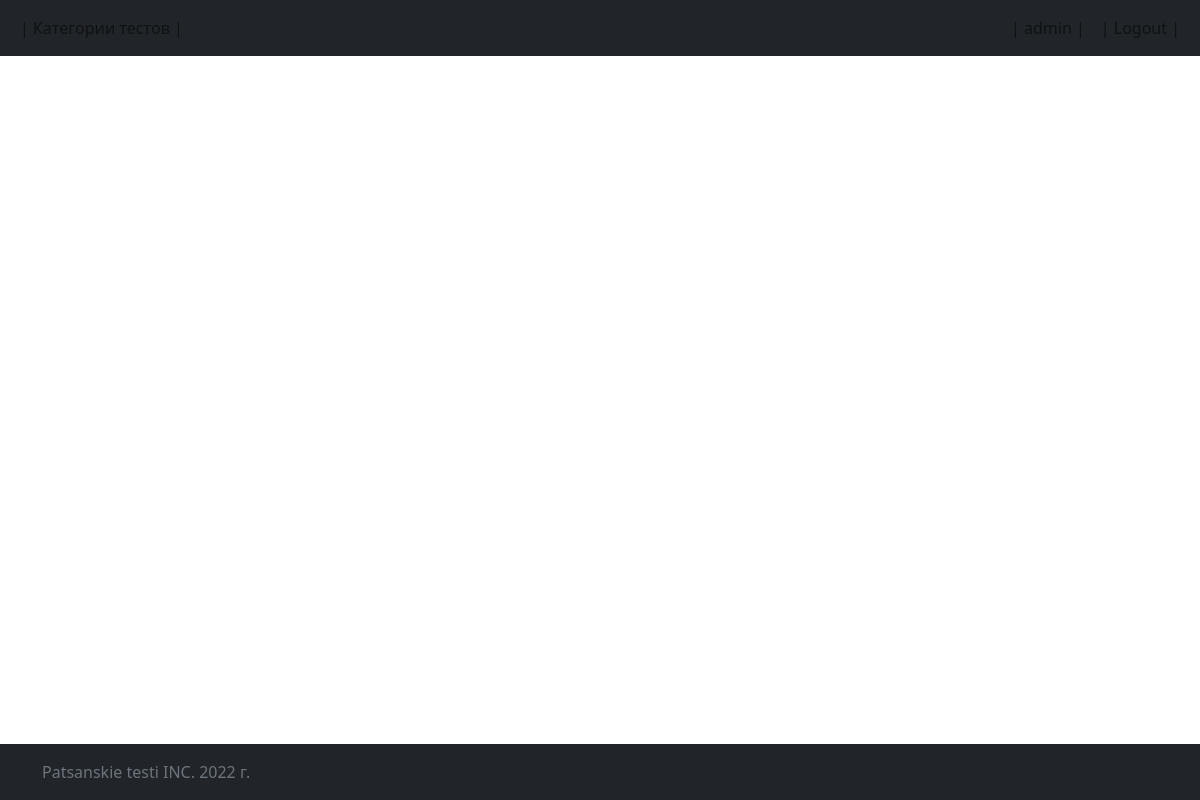
The page /categories (signed in) on the database as committed earlier.
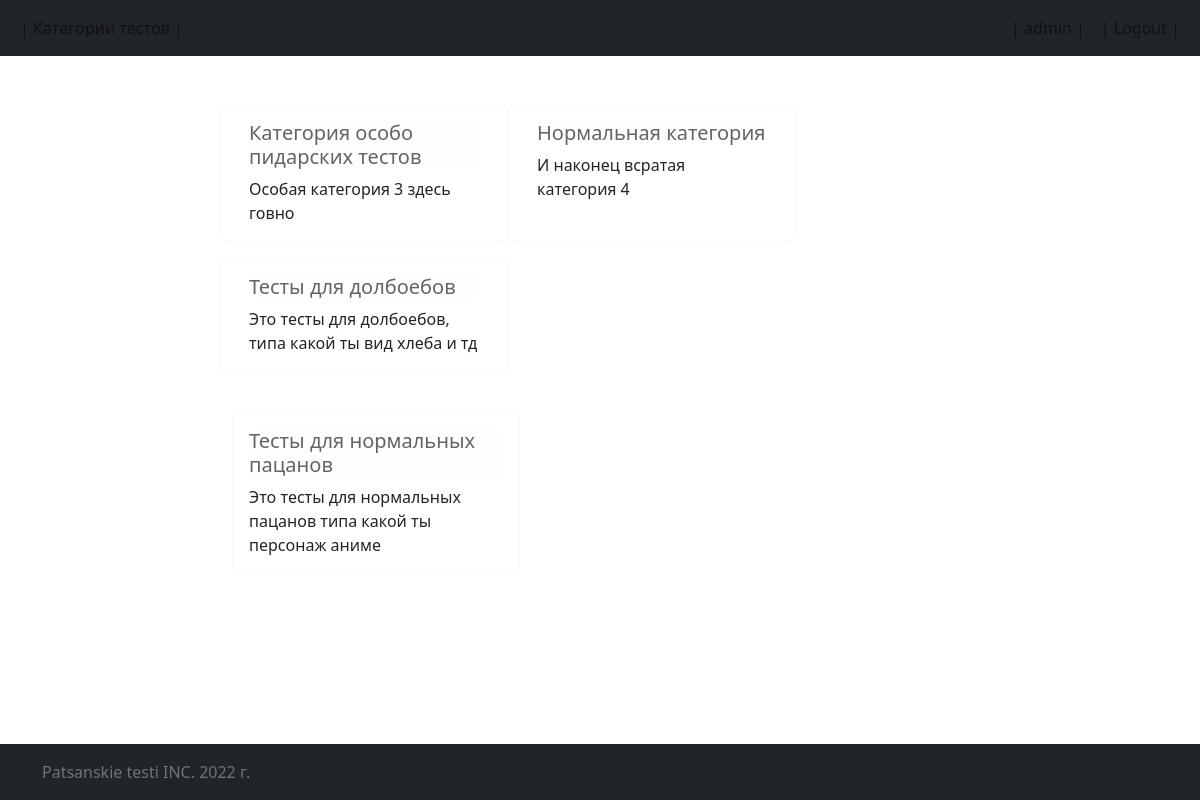
The same page on the database as committed later.
### tests/models.py (models this page shows, shortened)
class Category(models.Model):
    category_name = models.CharField(("Название категории"), max_length=50)
    category_description = models.CharField(max_length=200, null=True)

### tests/views.py (the view)
# urls.py: path('categories', views.categories, name='categories'),
@login_required
def categories(request):
    all_categories = Category.objects.order_by('category_name')
    categories_count = all_categories.count()
    return render(request, 'tests/categories.html', {'all_categories' : all_categories,
                    'categories_count' : categories_count})

### templates/tests/categories.html (shortened to what this page needs)
{% extends 'base.html' %}
{% block content %}
        {% if all_categories %}
            <div class="row">
                {% for category in all_categories %}
                <div class="card border-light mb-3" style="max-width: 18rem;">
                    <div class="card-body">
                        <h5 class="card-title"><a href="{% url 'category_tests' category.id %}" class="list-group-item list-group-item-action list-group-item-light">{{category.category_name}} </a></h5>
                        <p class="card-text">{{category.category_description}}</p>
                    </div>
                </div>
            {% if forloop.counter|divisibleby:"3" or forloop.counter.last %}
            </div>
            <br>
            {% endif %}
            {% endfor %}
        {% endif %}
{% endblock %}

### templates/base.html (shortened to what this page needs)
<!DOCTYPE html>
<html lang="en">
<head>
    <link href="https://cdn.jsdelivr.net/npm/bootstrap@5.2.3/dist/css/bootstrap.min.css" rel="stylesheet">
</head>
<body>
<nav class="navbar navbar-expand-lg bg-dark ">
    <div class="container-fluid ">
        <div class="collapse navbar-collapse" id="navbarNav">
            <ul class="navbar-nav">
                <li class="nav-item"><a class="nav-link" href="{% url 'categories' %}">| Категории тестов |</a></li></li>
            </ul>
            <ul class="navbar-nav flex-row flex-wrap ms-md-auto">
                {% if user.is_authenticated %}
                <li class="nav-item"><a class="nav-link" href="#" >| {{ user.get_username }} |</a></li>
                <li class="nav-item"><a class="nav-link" href="{% url 'logout'%}?next={{request.path}}"> | Logout |</a></li>
                {% else %}
                <li class="nav-item"><a class="nav-link" href="{% url 'login'%}?next={{request.path}}">| Login |</a></li>
                {% endif %}
            </ul>
        </div>
    </div>
</nav>
<div class="container-fluid">
    <div class="row">
        <div class="col">
            <main class="container flex-shrink-0">
                <div class="py-5 px-2">
                </div>
            </main>
          </div>
        <div class="col-8">
            <main class="container flex-shrink-0">
                <div class="py-5 px-2">
                {% block content %}  {% endblock %}
                </div>
            </main>
          </div>
      <div class="col">
        <main class="container flex-shrink-0">
            <div class="py-5 px-2">
            </div>
        </main>
      </div>
    </div>
  </div>
<footer class="footer mt-auto py-3 bg-dark fixed-bottom">
    <div class="container">
      <span class="text-muted">Patsanskie testi INC. 2022 г.</span>
    </div>
</footer>
</body>
</html>

Rows that differ between the two databases and show on the page:
added Category: category_name "Категория особо пидарских тестов", category_description "Особая категория 3 здесь говно"
added Category: category_name "Нормальная категория", category_description "И наконец всратая категория 4"
added Category: category_name "Тесты для долбоебов", category_description "Это тесты для долбоебов, типа какой ты вид хлеба и тд"
added Category: category_name "Тесты для нормальных пацанов", category_description "Это тесты для нормальных пацанов типа какой ты персонаж аниме"
